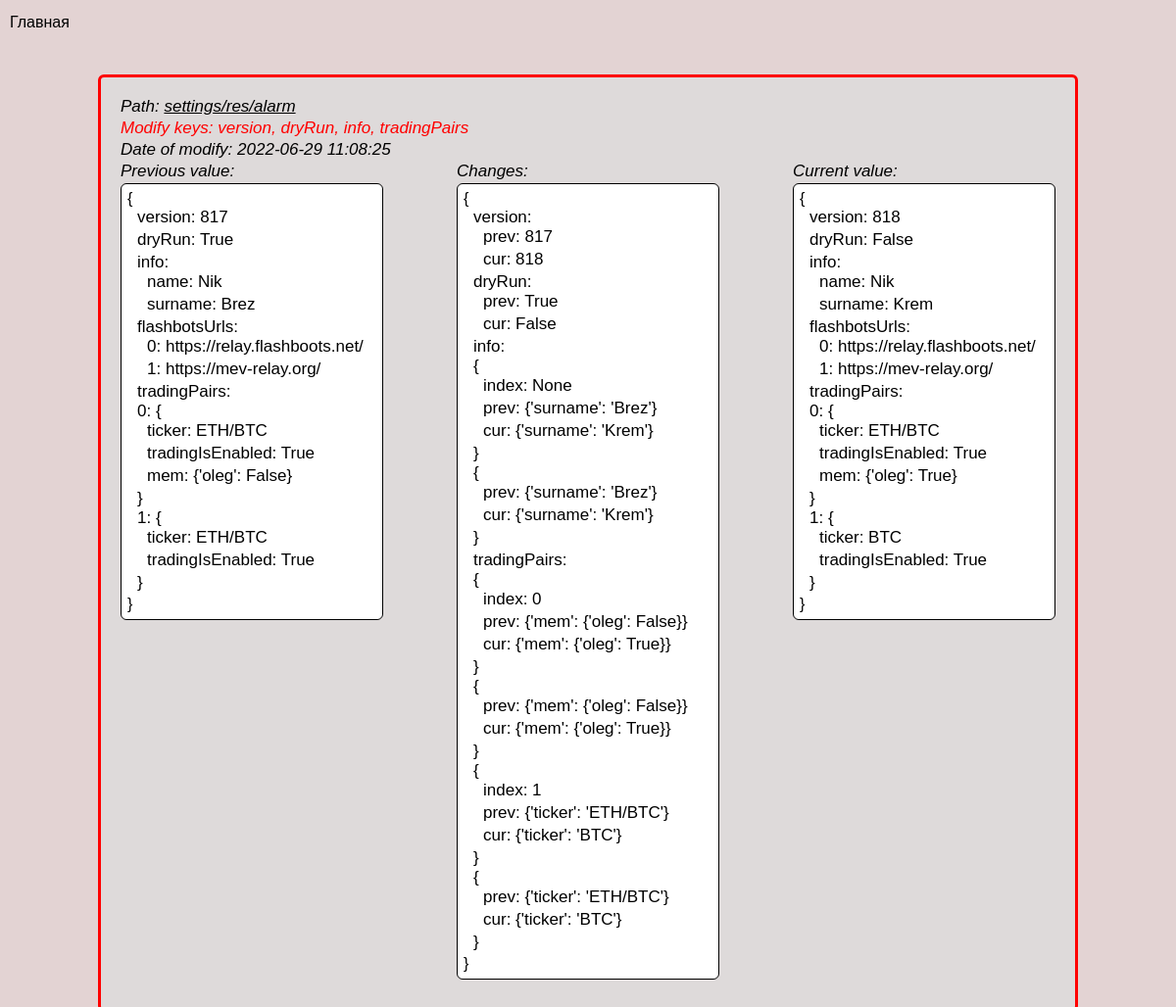
The page /full-kv-info/4 on the database its author committed.
### main.py (models this page shows)
class KVControl(db.Model):
    __tablename__ = 'kvs'
    id = db.Column(db.Integer, primary_key=True)
    path = db.Column(db.String, nullable=True)
    version = db.Column(db.Integer)
    mod_id = db.Column(db.Integer)
    mod_keys = db.Column(db.String, nullable=True, default='Init')
    prev_value = db.Column(db.JSON)
    cur_value = db.Column(db.JSON, nullable=True)
    changes = db.Column(db.JSON, default='Init')
    date = db.Column(db.String, default=str(datetime.now())[0:-7])
    checked = db.Column(db.Boolean, default=False)

### main.py (the view)
@app.route('/full-kv-info/<int:kv_id>', methods=['GET', 'POST'])
def full_kv_info_view(kv_id):
    data = get_db_by_id(db, KVControl, kv_id)
    return render_template(
        'full-kv-info.html',
        style='style/index.css',
        d=data,
    )

### modules/get_filtered_db.py (called while the page is built)
def get_db_by_id(db, DbName, db_id):
    data = db.session.query(DbName).get(db_id)
    return data

### templates/full-kv-info.html
{% extends 'base.html' %}
{% block main %}
    <main>
        <div class="keys-list__item keys-list__item--sm p-20 {% if d.checked %}keys-list__item--checked{% endif %}">
            <h3 class="key-list__title hover">
                Path: <a class="key-list__link"
                         target="_blank"
                         href="http://localhost:8500/ui/dc1/kv/{{ d.path }}/edit">{{ d.path }}</a>
            </h3>
            <h3 class="key-list__title" style="color: red">Modify keys: {{ d.mod_keys }}</h3>
            <h3 class="key-list__title">Date of modify: {{ d.date }}</h3>
            <div class="flex-between">
                {% include 'prev-val-iterator.html' %}
                {% include 'changes-iterator.html' %}
                {% include 'cur-val-iterator.html' %}
            </div>
        </div>
    </main>
{% endblock %}

### static/style/index.css (style rules this page uses)
* { margin: 0; padding: 0; box-sizing: border-box; }
body { max-width: 1300px; padding: 0 10px; margin: 0 auto; background-color: #e3d3d3; font-family: sans-serif; }
a { color: inherit; text-decoration: none; }
.key-list__title { margin-bottom: 2px; font-size: 17px; font-weight: 500; font-style: italic; }
.key-list__link { text-decoration: underline; transition: color .3s; }
.keys-list__item { position: relative; padding: 5px; background-color: #dedada; border-radius: 6px; border: 3px solid red; margin-bottom: 30px; }
.keys-list__item--sm { max-width: 1000px; margin: 0 auto; }
.p-20 { padding: 20px; }
.flex-between { display: flex; justify-content: space-between; }

### rows shown on the page
KVControl: path "settings/res/alarm", mod_keys "version, dryRun, info, tradingPairs", date "2022-06-29 11:08:25"

### other values the page prints
{{ key }} "version" "dryRun"
{{ value }} "817" "True"
{{ key }} "info"
{{ k }} "name" "surname"
{{ v }} "Nik" "Brez"
{{ key }} "flashbotsUrls" "tradingPairs"
{{ i }} "0" "1"
{{ value[i] }} "https://relay.flashboots.net/" "https://mev-relay.org/"
{{ k }} "ticker" "tradingIsEnabled" "mem" "ticker" "tradingIsEnabled"
{{ v }} "ETH/BTC" "True" "{'oleg': False}" "ETH/BTC" "True"
{{ k }} "prev" "cur" "prev" "cur"
{{ v }} "817" "818" "True" "False"
{{ key }} "info" "tradingPairs"
{{ k }} "index" "prev" "cur" "prev" "cur" "index" "prev" "cur" "prev" "cur" "index" "prev" "cur" "prev" "cur"
{{ v }} "None" "{'surname': 'Brez'}" "{'surname': 'Krem'}" "{'surname': 'Brez'}" "{'surname': 'Krem'}" "0" "{'mem': {'oleg': False}}" "{'mem': {'oleg': True}}" "{'mem': {'oleg': False}}" "{'mem': {'oleg': True}}" "1" "{'ticker': 'ETH/BTC'}" "{'ticker': 'BTC'}" "{'ticker': 'ETH/BTC'}" "{'ticker': 'BTC'}"
